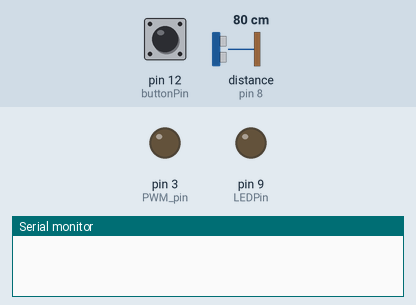
The sketch below on a simulated Arduino Uno, built with avr-gcc and run on an emulated ATmega328P. Shown: output pins drawn as LEDs (lit = HIGH), the last lines printed to the serial monitor. The inputs (shaded band) are chosen by the test bench; at power-on: pin 12 (buttonPin) LOW, distance to the obstacle (sensor on pin 8) 80 cm. The echo pulse lasts 58.3 µs per cm; pins used as bus, display or sensor lines are not drawn.

Above: at 1.2 s.
1.3 s: pin 12 (buttonPin) pulled HIGH for 0.15 s
At 2.6 s:
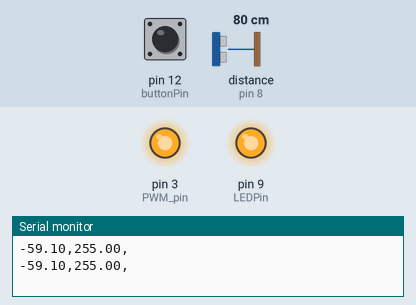
2.9 s: pin 12 (buttonPin) pulled HIGH for 1 s
At 4.2 s:
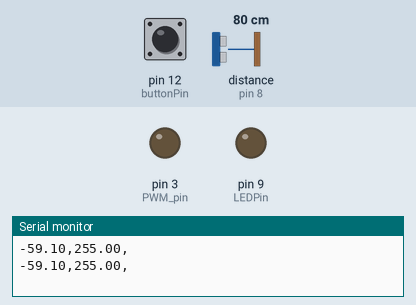
5.4 s: pin 12 (buttonPin) pulled HIGH for 3.2 s
At 5.46 s:
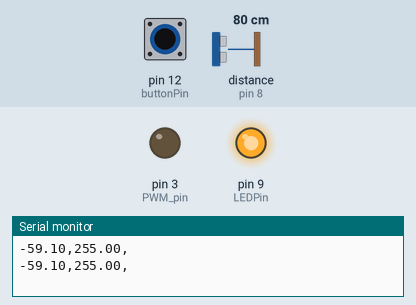
10.1 s: distance to the obstacle (sensor on pin 8) set to 18 cm
11.9 s: distance to the obstacle (sensor on pin 8) set to 14 cm
At 13.2 s:
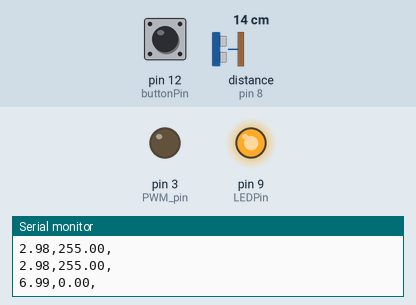
Timing chart, 0 to 14.9 s (numbered marks = the images above; inputs shaded):
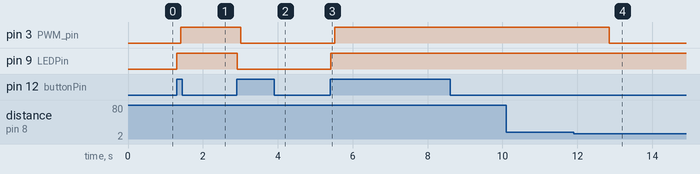

The sketch:

Final_Clase_control.ino
```cpp
#include <PID_v1.h>

Arduino_h
#define MEDIA_VELOCIDAD_SONIDO 0.017175 // Mitad de la velocidad del sonido a 20 °C expresada en cm/µs
#define PIN_TRIGGER 7 //VERDE
#define PIN_ECHO 8   /// AMARILLO
#define ESPERA_ENTRE_LECTURAS 1000 // tiempo entre lecturas consecutivas en milisegundos 1000
#define TIMEOUT_PULSO 25000 // la espera máxima de es 30 ms o 30000 µs

#define D_a_Fondo 21.0
#define Area 33.333 //33.1830
#define PWM_pin 3
//toggle button

int LEDState=0;
int LEDPin=9;//9;
int buttonPin=12;//12;
int buttonNew;
int buttonOld=1;
int dt=100;

float distancia;
unsigned long tiempo;
unsigned long cronometro;
unsigned long reloj=0;

int duty_cycle = 178.5; // between 0 and 255, 150 = 3 VOLTS

int ledstate = LOW;
int buttonstate;
int buttonold = HIGH;
int t=100;


// PID
// Constantes del controlador
double Kp=375, Ki=Kp*(0.008), Kd=0; // Kp=150, Ki=Kp*(1/10), Kd=Kp*(1/30)
                                    //Kp=150, Ki=Kp*(1/16)


// variables externas del controlador
double Input, Output, Setpoint;
int SampleTime = 1000; //1 sec
PID pidController(&Input, &Output, &Setpoint, Kp, Ki, Kd, DIRECT);


//Fin


void setup()
{
  Serial.begin(9600);
  pinMode(PWM_pin,OUTPUT);
  pinMode(PIN_ECHO,INPUT);
  pinMode(PIN_TRIGGER,OUTPUT);
  digitalWrite(PIN_TRIGGER,LOW); // Para «limpiar» el pulso del pin trigger del módulo
  delayMicroseconds(2);
  pinMode(LEDPin, OUTPUT);
  pinMode(buttonPin, INPUT);

////////////PID
   Input = D_a_Fondo-distancia;
   Setpoint = 4;

   pidController.SetMode(AUTOMATIC);     // encender el PID
   pidController.SetSampleTime(SampleTime);


}

void loop()
{


estado();

if(LEDState==1){

  cronometro=millis()-reloj;
  if(cronometro>ESPERA_ENTRE_LECTURAS)
  {
    digitalWrite(PIN_TRIGGER,HIGH); // Un pulso a nivel alto…
    delayMicroseconds(10); // …durante 10 µs y
    digitalWrite(PIN_TRIGGER,LOW); // …volver al nivel bajo
    tiempo=pulseIn(PIN_ECHO,HIGH,TIMEOUT_PULSO); // Medir el tiempo que tarda en llegar un pulso
    distancia=MEDIA_VELOCIDAD_SONIDO*tiempo;
    Serial.print(D_a_Fondo-distancia);
    Serial.print(",");


     Input = D_a_Fondo-distancia;
     pidController.Compute();         // actualizar el PID
      reloj=millis();
     Serial.print(Output);
      Serial.print(",");
      Serial.println();
     analogWrite(PWM_pin,Output);


  }

}
else{
analogWrite(PWM_pin,0 );
  }
}


//////////////////////////
void estado()
{
buttonNew=digitalRead(buttonPin);
if(buttonOld==0 && buttonNew==1){
  if (LEDState==0){
   // analogWrite( PWM_pin, duty_cycle );
    digitalWrite(LEDPin,HIGH);
    LEDState=1;
  }
  else{
  //  analogWrite( PWM_pin, 0 );
    digitalWrite(LEDPin, LOW);
    LEDState=0;
  }
}
buttonOld=buttonNew;
delay(t);
}
```

Measured:
- after the input at 1.3 s, pin 3 (PWM_pin): LOW → HIGH after 0.11 s; pin 9 (LEDPin): LOW → HIGH at once
- after the input at 2.9 s, pin 3 (PWM_pin): HIGH → LOW after 0.11 s; pin 9 (LEDPin): HIGH → LOW at once
- after the input at 5.4 s, pin 3 (PWM_pin): LOW → HIGH after 0.12 s; pin 9 (LEDPin): LOW → HIGH at once
- after the input at 11.9 s, pin 3 (PWM_pin): HIGH → LOW after 0.95 s
